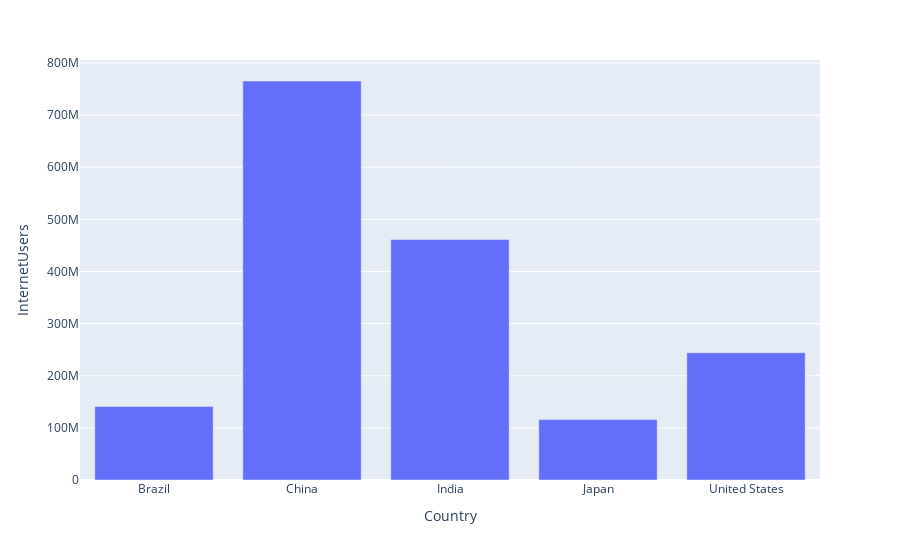

Notebook code for this chart:
### Code cell
import pandas as pd

import plotly.express as px

#reading data from csv files
df = pd.read_csv("data.csv")
fig = px.bar(df, x='Country', y='InternetUsers')
fig.show()

### Figure 1 — Plotly figure (JSON) as saved in the notebook; plotly's stock layout.template omitted (floating-point values rounded to 4 significant figures)
{"data": [{"alignmentgroup": "True", "hovertemplate": "Country=%{x}<br>InternetUsers=%{y}<extra></extra>", "legendgroup": "", "marker": {"color": "#636efa", "pattern": {"shape": ""}}, "name": "", "offsetgroup": "", "orientation": "v", "showlegend": false, "textposition": "auto", "type": "bar", "x": ["Brazil", "China", "India", "Japan", "United States"], "xaxis": "x", "y": [141206801, 765367947, 461347554, 115845120, 244090854], "yaxis": "y"}], "layout": {"barmode": "relative", "legend": {"tracegroupgap": 0}, "margin": {"t": 60}, "xaxis": {"anchor": "y", "domain": [0, 1], "title": {"text": "Country"}}, "yaxis": {"anchor": "x", "domain": [0, 1], "title": {"text": "InternetUsers"}}}}
